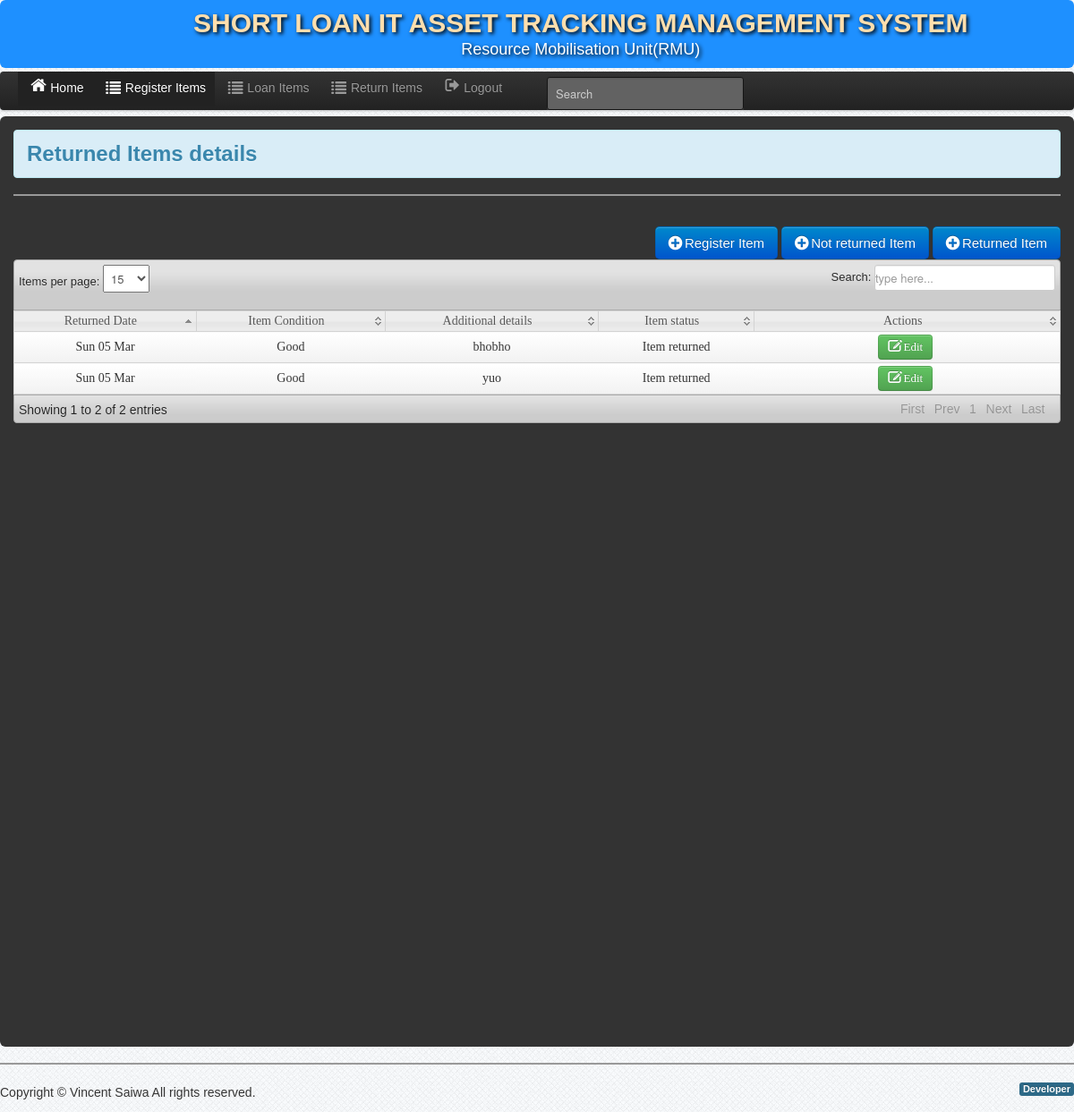
Page /User/returned_item_details5.php (signed in) on the committed database.
### tables this page shows
CREATE TABLE `returned_by` (
  `returned_id` int(11) NOT NULL,
  `item_condition` varchar(34) NOT NULL,
  `comment` varchar(100) NOT NULL,
  `employeeID` int(11) NOT NULL,
  `witness_id` varchar(255) NOT NULL,
  `User_id` varchar(3) NOT NULL,
  `date_returned` varchar(233) NOT NULL,
  `returned` varchar(233) NOT NULL
);

### User/returned_item_details5.php (the view, shortened to what this page needs)
<?php include('dbcon.php'); include('session.php');include('header.php'); ?>
<body>
    <?php include('nav-top.php'); ?>
    <div class="navbar navbar-fixed-top1 " id="top1">
        <div class="navbar-inner">
            <div class="container">
                <div class="marg">
                    <?php include_once 'links.php';?>
                </div>
            </div>
        </div>
    </div>
    <div class="" >
    <div id="element" class="hero-body-emp">
        <div class="alert alert-info">
            <h2>Returned Items details</h2>
        </div>
        <hr>
        <div class="pull-right">
            <br>
            <a class="btn btn-primary btn-large" id="add"  data-content="Click here to Add Item" rel="popover" data-original-title="Add Item?" href="emp_add.php">  <i class="icon-plus-sign icon-large"></i>&nbsp;Register Item</a>
            <a class="btn btn-primary btn-large" id="add"  data-content="Click here to Add Personnel" rel="popover" data-original-title="Add Personnel?" href="itemNotReturned.php">  <i class="icon-plus-sign icon-large"></i>&nbsp;Not returned Item</a>
            <a class="btn btn-primary btn-large" id="add"  data-content="Click to see returned items" rel="popover" data-original-title="See returned Item?" href="home_user.php">  <i class="icon-plus-sign icon-large" ></i>&nbsp;Returned Item</a>
        </div>
        <br>
        <table class="users-table">
        <div class="demo_jui">
            <table cellpadding="0" cellspacing="0" border="0" class="display" id="log" class="jtable">
                <thead>
                    <tr>
                        <th>Returned Date</th>
                        <th>Item Condition</th>
                        <th>Additional details</th>
                        <th>Item status</th>
                        <th>Actions</th>
                    </tr>
                </thead>
                <tbody>
                    <?php $emp_query=mysqli_query($conn,"select * from returned_by, user, employee WHERE user.User_id=employee.admin_id");
                        while($row=mysqli_fetch_array($emp_query)){ $id=$row['returned_id']; ?>
                        <tr class="del<?php echo $id ?>" style="text-align: center;">
                            <td><?php echo date('D d M', $row['date_returned']) ?></td>
                            <td><?php echo $row['item_condition']; ?></td>
                            <td><?php echo $row['comment']; ?></td>
                            <td><?php echo $row['returned']; ?></td>
                            <td align="center" width="320">
                                <a class="btn btn-success"  id="p<?php echo $id; ?>" data-content="Click here to Edit Employee" rel="popover" data-original-title="Edit?"  href="edit_returned_item.php<?php echo '?id='.$id; ?>"><i class="icon-edit icon-large"></i>&nbsp;Edit</a>&nbsp;
                            </td>
                        </tr>
                        <?php }?>
                </tbody>
            </table>
        </div>
        <?php include('footer.php');?>
    </div>
</body>

### css/style.css (style rules this page uses)
* { margin:0; padding:0; }
body { font-family:"Trebuchet MS", "Myriad Pro", Arial, sans-serif; font-size:14px; background: #fff url(../img/bg.png) repeat top left; color:#333; text-shadow:0px 0px 0px #fff;; }
a { color:#777; }
#top1 { width:100% ; margin-left: 0%; text-align: center; background: white; }

### css/datatable/demo_table_jui.css (style rules this page uses)
table.display thead th { cursor: pointer; padding: 3px 0 3px 10px; }
table.display { border-collapse: collapse; clear: both; margin: 0 auto; width: 100%; }
table.display td { padding: 3px 10px; }
tr.odd { background-color: #fafafa; background-image: -moz-linear-gradient(top, #ffffff, #f2f2f2); background-image: -webkit-gradient(linear, 0 0, 0 100%, from(#ffffff), to(#f2f2f2)); background-image: -webkit-linear-gradient(top, #ffffff, #f2f2f2); background-image: -o-linear-gradient(top, #ffffff, #f2f2f2); background-image: linear-gradient(to bottom, #ffffff, #f2f2f2); background-repeat: repeat-x; border: 1px solid #d4d4d4; -webkit-border-radius: 4px; -moz-border-radius: 4px; border-radius: 4px; filter: progid:dximagetransform.microsoft.gradient(startColorstr='#ffffffff', endColorstr='#fff2f2f2', GradientType=0); -webkit-box-shadow: 0 1px 4px rgba(0, 0, 0, 0.065); -moz-box-shadow: 0 1px 4px rgba(0, 0, 0, 0.065); box-shadow: 0 1px 4px rgba(0, 0, 0, 0.065); }
tr.even { background-color: #fafafa; background-image: -moz-linear-gradient(top, #ffffff, #f2f2f2); background-image: -webkit-gradient(linear, 0 0, 0 100%, from(#ffffff), to(#f2f2f2)); background-image: -webkit-linear-gradient(top, #ffffff, #f2f2f2); background-image: -o-linear-gradient(top, #ffffff, #f2f2f2); background-image: linear-gradient(to bottom, #ffffff, #f2f2f2); background-repeat: repeat-x; border: 1px solid #d4d4d4; -webkit-border-radius: 4px; -moz-border-radius: 4px; border-radius: 4px; filter: progid:dximagetransform.microsoft.gradient(startColorstr='#ffffffff', endColorstr='#fff2f2f2', GradientType=0); -webkit-box-shadow: 0 1px 4px rgba(0, 0, 0, 0.065); -moz-box-shadow: 0 1px 4px rgba(0, 0, 0, 0.065); box-shadow: 0 1px 4px rgba(0, 0, 0, 0.065); }
tr.odd td.sorting_1 { background-color: f5f5f5; }
tr.even td.sorting_1 { background-color: f5f5f5; }

### User/nav-top.php (style rules this page uses)
#top1 { width:100% ; margin-left: 0%; text-align: center; background-color: dodgerblue; text-shadow: 2px 2px 4px #000000; float: inherit; }

### rows in the picture
returned_by: date_returned "Sun 05 Mar", item_condition "Good", comment "bhobho", returned "Item returned"
returned_by: date_returned "Sun 05 Mar", item_condition "Good", comment "yuo", returned "Item returned"
